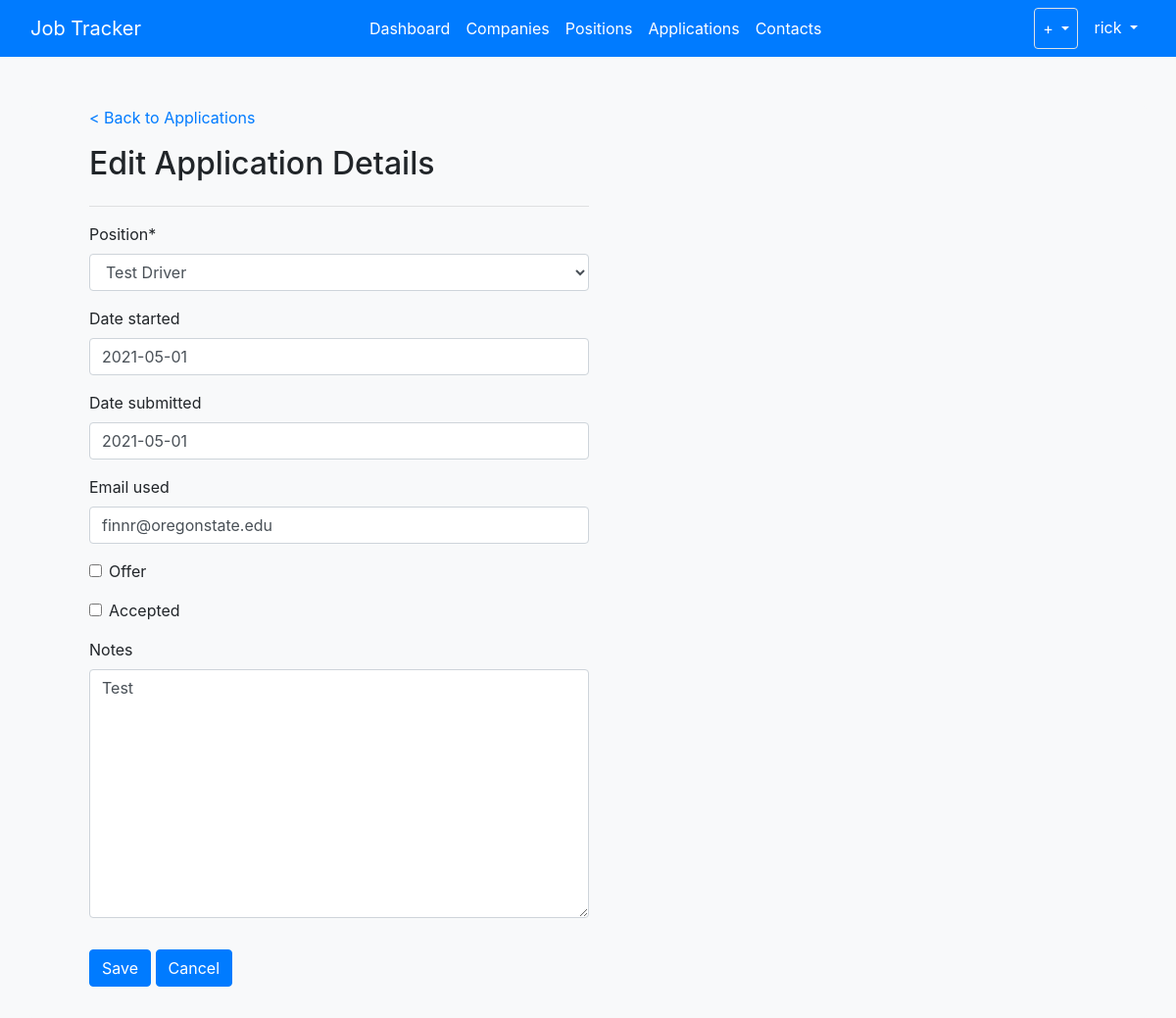
Page /applications/1 (signed in) on the earlier database version.
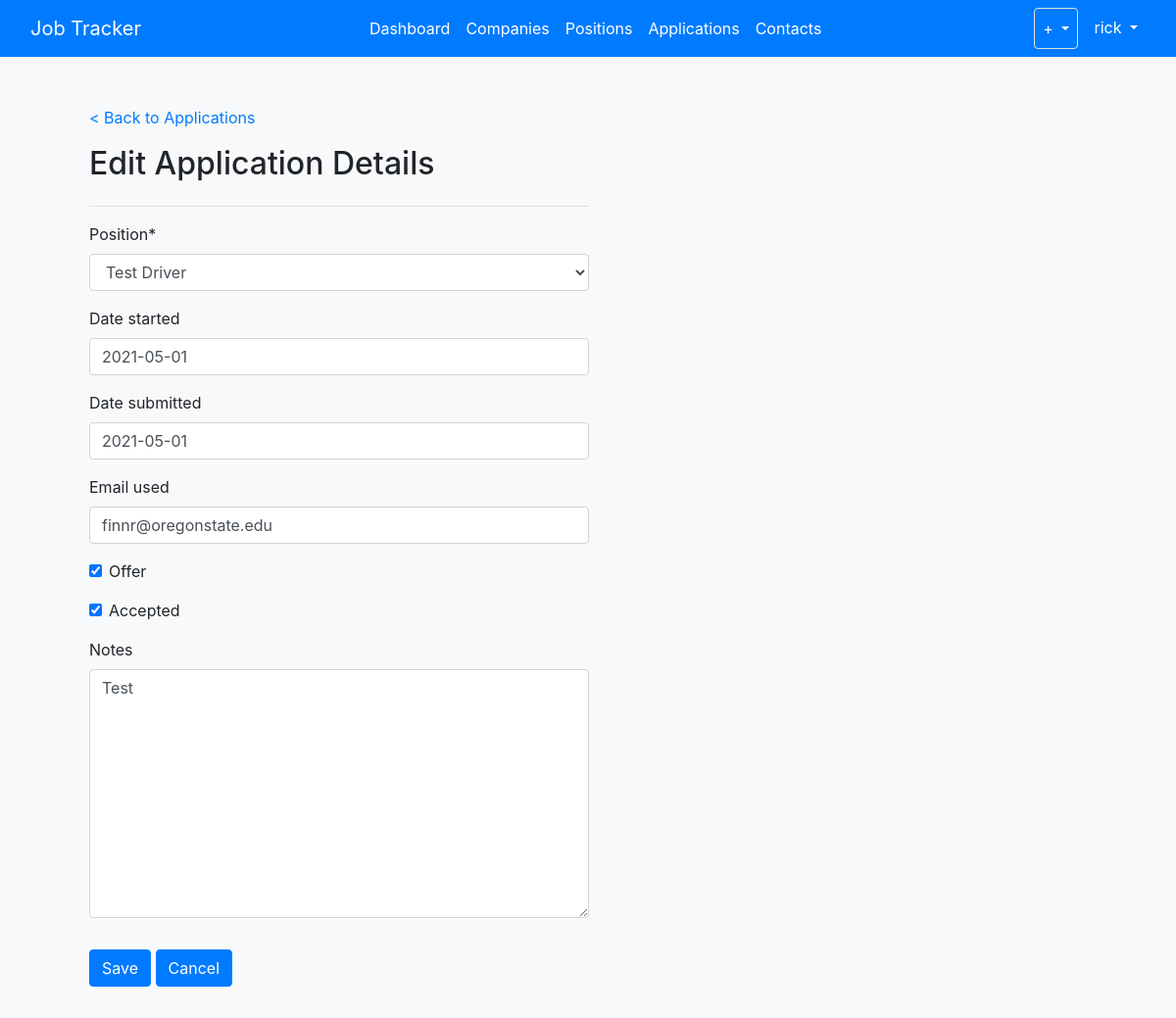
Same page on the later database version.
### jobs/models.py (models this page shows, shortened)
class Application(models.Model):
	user = models.ForeignKey(
		User,
		on_delete=models.CASCADE,
		default=1
		)
	position = models.ForeignKey(
		Position,
		on_delete=models.CASCADE
		)
	date_started = models.DateField(null=True, blank=True)
	date_submitted = models.DateField(null=True, blank=True)
	email_used = models.EmailField(null=True, blank=True, max_length=128)
	offer = models.BooleanField()
	accepted = models.BooleanField()
	notes = models.TextField(null=True, blank=True)

### jobs/views.py (the view, shortened to what this page needs)
# urls.py: path('applications/<int:pk>', ApplicationUpdateView.as_view(), name='jobs-update-application'),
class ApplicationUpdateView(LoginRequiredMixin, UpdateView):
    model = Application
    fields = ['position', 'date_started', 'date_submitted', 'email_used', 'offer',
                'accepted', 'notes']
    template_name = 'jobs/update_application.html'
    context_object_name = 'application'

### jobs/models.py (called while the page is built)
	def __str__(self):
		return self.position_title

### jobs/templates/jobs/update_application.html (shortened to what this page needs)
{% extends "jobs/base.html" %}
{% load crispy_forms_tags %}
{% block content %}
<div class="container h-100 mt-5">
	<div class="container ml-3">
		<div class="row">
			<div class=col-md-auto>
				<a href="{% url 'jobs-list-applications' %}">< Back to Applications</a>
			</div>
		</div>
		<div class="row mt-3">
			<div class="col-md-auto">
				<h2>Edit Application Details</h2>
			</div>
		</div>
		<div class="row">
			<div class="col-sm-6 mb-3">
				<form method="POST">
					<hr>
				{{ form|crispy }}
					<div class="row mb-3">
						<div class="col mt-3">
							<input class="btn btn-primary" type="submit" value="Save">
							<a class="btn btn-primary" href="{% url 'jobs-list-applications' %}" role="button">Cancel</a>
						</div>
				    </div>
				</form>
			</div>
		</div>
	</div>
</div>
{% endblock content %}

Differences in the rows shown:
changed Application "Test Driver": offer "☐" → "☑"; accepted "☐" → "☑"
